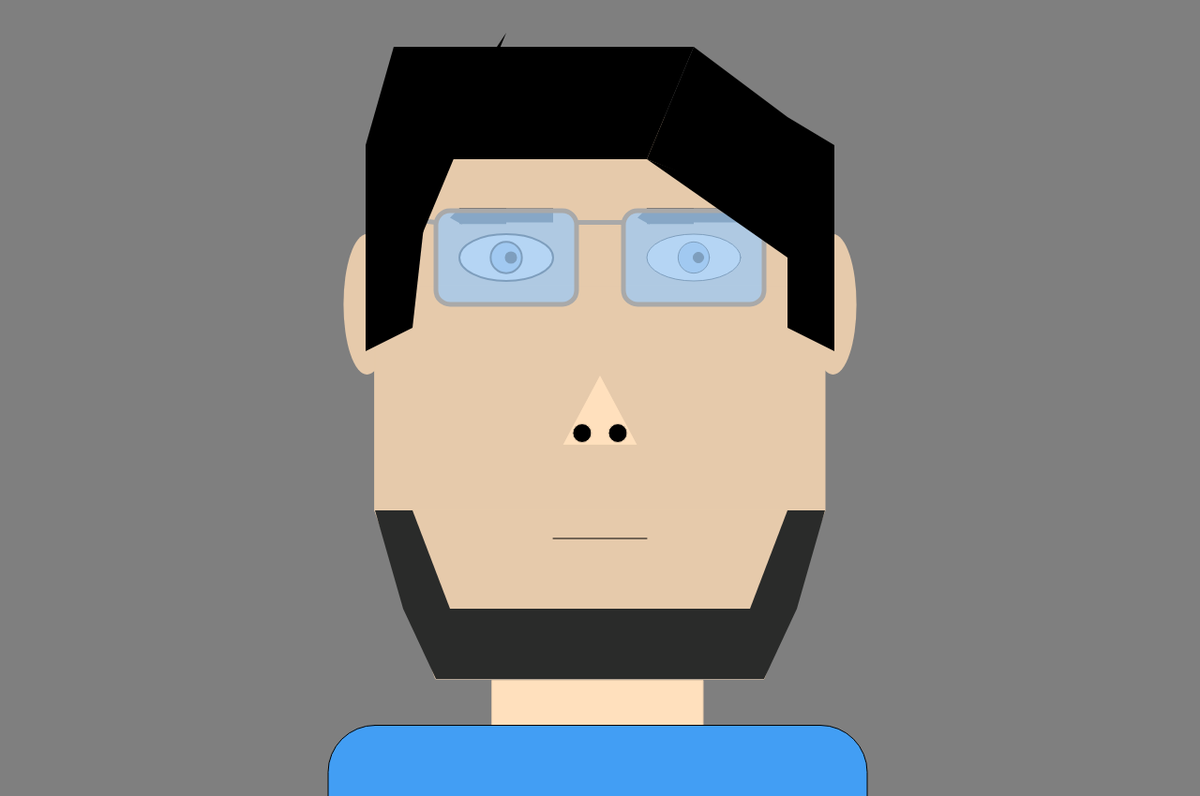
Frame 1 (no input)
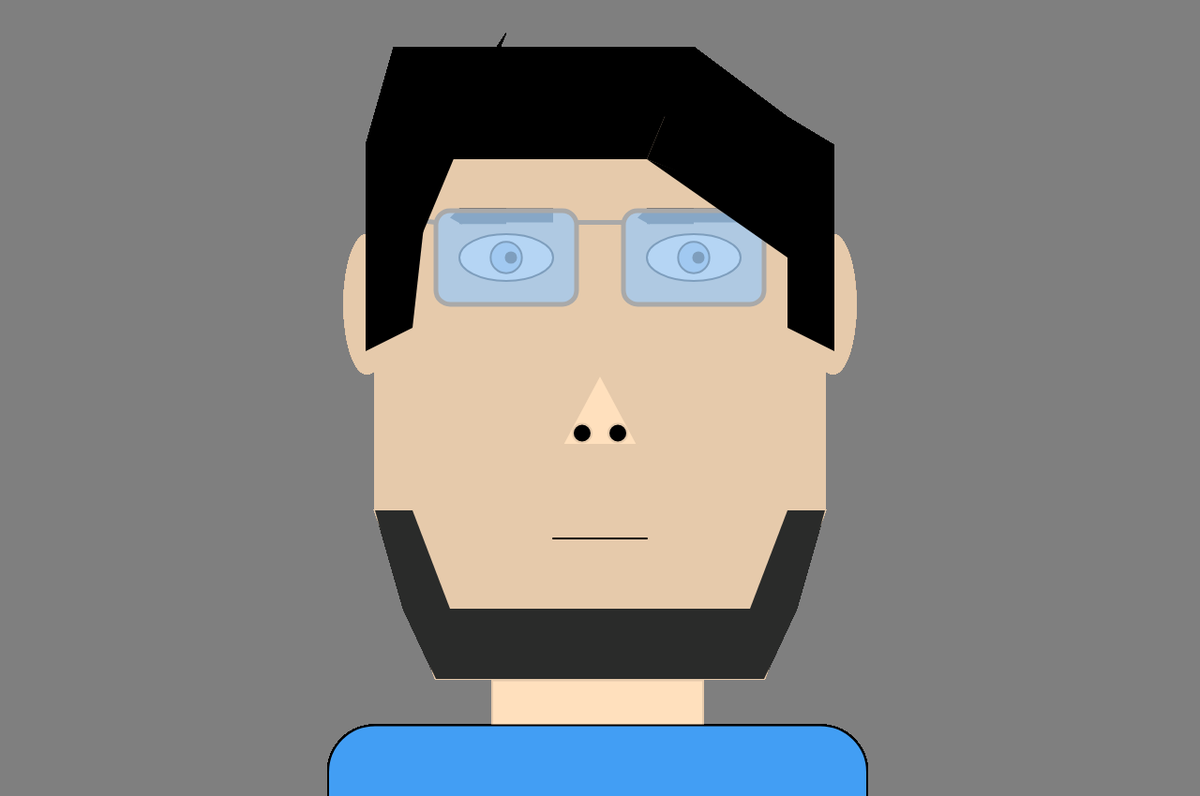
Frame 60 (no input)
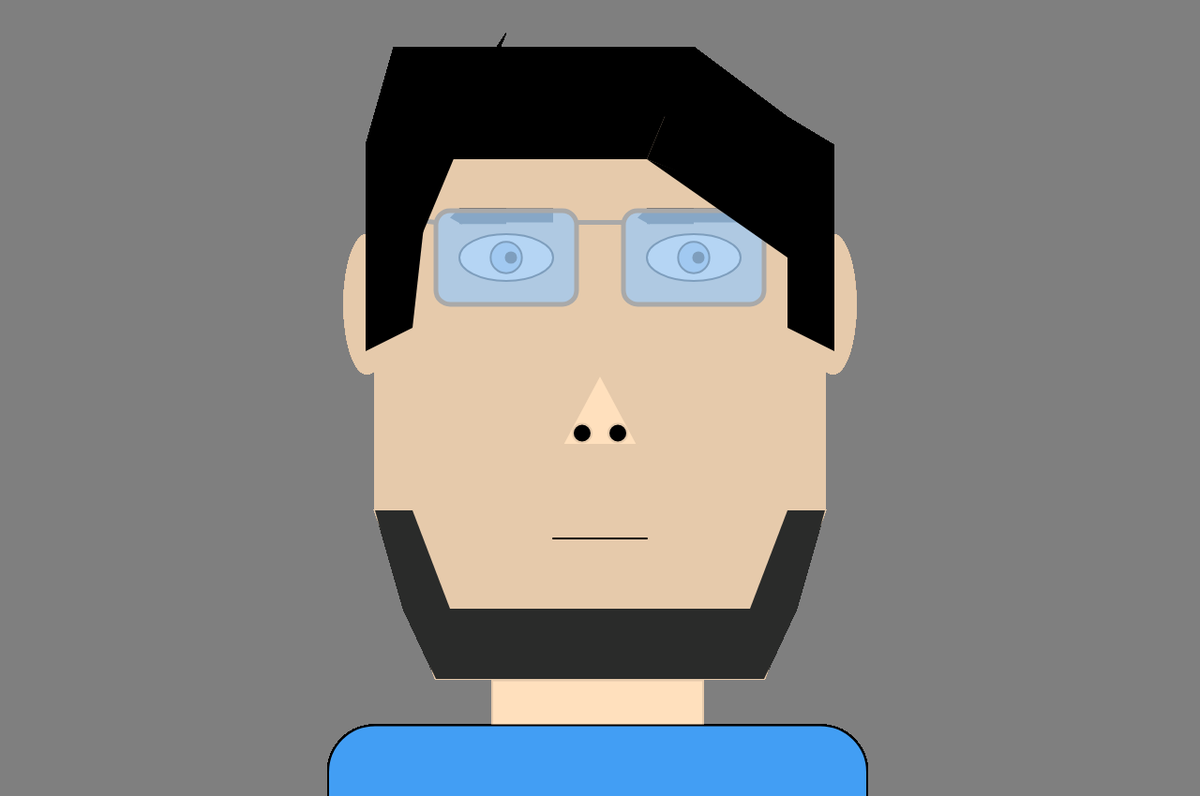
Frame 120 (the mouse pressed at the canvas centre since frame 60)

The p5.js sketch that drew these frames (run headless with seeded random() and noise() and a simulated clock; from frame 60 on, the mouse is pressed at the canvas centre):

// p5.js sketch
// ── sketch.js
//This sketch.js file is the group version. Group members: Abdol, Charlie, Matt, and Tina.

//Group tips and notes:
  //MAKE COMMENTS TO TALK @Tina -Put your name after a comment so we know who it is @charlie
  //The face will be male. It will be based on two trapezoids and a rectangle.
  /*tip: use the center of the canvas as a reference point. It makes it easier
  to scale shapes. Start with width/2 or height/2 and go from there.*/

let Facewidth = 100;
let Faceheight = 150;

function setup() {
  createCanvas(1280,850);
  background(127);
}

function draw() {
  drawEars();
  drawFace();
  drawNose();
  drawNeck();
  drawBeard();



  /*------------------draw the eyebrows ABDOL--------*/
  let x=width/2-Facewidth*1.5;
  let y=height/2-Faceheight*1.35;

  drawBrows(x,y);

  x=width/2+Facewidth/2;
  drawBrows(x,y);
  drawMouth();


  /*----------Draw the eyes=@Abdol + Glasses by Charlie-----------*/
  x=width/2+Facewidth;
  y=height/2-Faceheight;
  let z=-1; /*this Z value will make the drawGlasses function draw the glasses'
  two "arms" in opposite directions, instead of in the same direction @Charlie*/

  drawEye(x,y);
  drawGlasses(x,y,z);

  x=width/2-Facewidth;
  y=height/2-Faceheight;
  z=1;
  drawEye(x,y);
  drawGlasses(x,y,z);

  /*------------------Draw hair @Abdol-------------*/
  drawHair();

}


/*--------------------------------/Functions/-----------------------*/
function drawGlasses(newX,newY,newZ){
//Glasses and frame by Charlie
  stroke(169,169,169);
  strokeWeight(5); //create an outline that looks like a lens-holder thing

  line(newX+newZ*Facewidth*0.75,newY-Faceheight/4,newX+newZ*Facewidth*1.2,newY-Faceheight/4);
  /*This code draws a line connecting the two lenses. Technically, this line of code isn't
  needed here "drawGlasses" will draw the line twice, but I wanted to bundle this line
  with the rest of the glasses-related code @Charlie*/

  fill(161,202,241,200); //4th number adjusts transparency of lenses
  rectMode(CENTER);
  rect(newX,newY,Facewidth*1.5,Faceheight/1.5, 15, 15, 15, 15); //glass lenses: last 4 numbers make them round
  line(newX-newZ*Facewidth*0.75,newY-Faceheight/4,newX-newZ*Facewidth*1.2,newY-Faceheight/3.5);
  //the line above draws the 2 long "arms" of the glasses. newZ changes the direction the arms start and end at.

  //The next 4 lines set stroke/rectmode/fill back to their defaults, to avoid messing up others' shapes
  strokeWeight(2);
  rectMode(CORNER);
  fill(0);
  stroke(0,0,0,0);
}

//Draw the eyes Function @Abdol
function drawEye(newX,newY){
  stroke(0);
  fill(255);
  ellipseMode(CENTER);
  ellipse(newX,newY,Facewidth,Facewidth/2);
  fill(161, 202, 241);
  ellipse(newX,newY,Facewidth/3,Facewidth/3);
  fill(0);
  ellipse(newX+5,newY,Facewidth/9,Facewidth/9);
}

function drawFace(){
//Draw the head. Has the ability to scale. @Charlie
  fill(255,224,189);
  stroke(230,202,171);
  fill(230,202,171);
  //the code below draws the upper face: bottom left corner, bottom right, top right, and finally top left
  quad(width/2-Facewidth*2.4,height/2-Faceheight/1.25, width/2+Facewidth*2.4,height/2-Faceheight/1.25, width/2+Facewidth*1.75,height/2-Faceheight*2, width/2-Facewidth*1.75,height/2-Faceheight*2);
  //the code below draws the midlde face: top left corner, top right, bottom right, and finally bottom left
  quad(width/2-Facewidth*2.4,height/2-Faceheight/1.25, width/2+Facewidth*2.4,height/2-Faceheight/1.25, width/2+Facewidth*2.4,height/2+Faceheight/1.25, width/2-Facewidth*2.4,height/2+Faceheight/1.25);
  //the code below draws the chin: top left, top right, bottom right, and finally bottom left
  quad(width/2-Facewidth*2.4,height/2+Faceheight/1.25, width/2+Facewidth*2.4,height/2+Faceheight/1.25, width/2+Facewidth*1.75,height/2+Faceheight*2, width/2-Facewidth*1.75,height/2+Faceheight*2);
}

function drawNose(){
//Draw the nose @Matt
  fill(255,224,189);
  triangle(width/2-Facewidth/2.5,height/2+Faceheight/3,width/2,height/2-Faceheight/6,width/2+Facewidth/2.5,height/2+Faceheight/3);
  fill(0);
  ellipse(width/2-Facewidth/5.25,height/2+Faceheight/4,Facewidth/5,Facewidth/5);
  ellipse(width/2+Facewidth/5.25,height/2+Faceheight/4,Facewidth/5,Facewidth/5);
}

// Draw the eyebrows Function @ Abdol
function drawBrows(newX,newY){
rect(newX,newY,Facewidth,Facewidth/6.66);
triangle(newX,newY,newX-Facewidth/10,newY+Facewidth/10,newX+Facewidth/35,newY+Facewidth/5.8);
rect(newX,newY,Facewidth/2,Facewidth/6);

}

function drawNeck(){
//draw the neck and shoulders @Matt
  fill(255,224,189)
  rect(width/2-Facewidth*1.15,height/2+Faceheight*2.01,Facewidth*2.25,Faceheight/3);
  stroke(0);
  fill(66, 158, 244)
  rect(width/2-Facewidth*2.90,height/2+Faceheight*2.33,Facewidth*5.75,Faceheight/1.5, 50, 50, 0, 0);
}


/*-----------------------Draw Hair Function @ABDOL--------------*/
function drawHair(){
  noStroke();
  fill(0);
  quad(width/2-Facewidth*1.75,height/2-Faceheight*2,width/2-Facewidth*2,height/2-Faceheight/2,width/2-Facewidth*2.5,height/2-Faceheight/3,width/2-Facewidth*2.5,height/2-Faceheight*1.8);
  quad(width/2-Facewidth*2.5,height/2-Faceheight*1.8,width/2-Facewidth*1.75,height/2-Faceheight*1.6,width/2-Facewidth*1.1,height/2-Faceheight*2.5,width/2-Facewidth*2.2,height/2-Faceheight*2.5);
  quad(width/2+Facewidth,height/2-Faceheight*2.5,width/2+Facewidth/2,height/2-Faceheight*1.7,width/2-Facewidth*1.75,height/2-Faceheight*1.7,width/2-Facewidth*2.2,height/2-Faceheight*2.5);
  quad(width/2+Facewidth,height/2-Faceheight*2.5,width/2+Facewidth/2,height/2-Faceheight*1.7,width/2+Facewidth*2,height/2-Faceheight*1.3,width/2+Facewidth*2,height/2-Faceheight*2);
  quad(width/2+Facewidth*2,height/2-Faceheight*2,width/2+Facewidth*2,height/2-Faceheight/2,width/2+Facewidth*2.5,height/2-Faceheight/3,width/2+Facewidth*2.5,height/2-Faceheight*1.8);
  triangle(width/2+Facewidth/2,height/2-Faceheight*1.7,width/2+Facewidth*2,height/2-Faceheight,width/2+Facewidth*2.5,height/2-Faceheight*1.2);
  triangle(width/2-Facewidth*2,height/2-Faceheight*1.6,width/2-Facewidth*2,height/2-Faceheight,width/2-Facewidth/1,height/2-Faceheight*2.6);
}

/*--------------Draw Mouth---------*/
// @Tina
function drawMouth(){
  stroke(0);
  line(width/2-Facewidth/2,height/2+Faceheight,width/2+Facewidth/2,height/2+Faceheight);

}


/*----------Draw Facial Hair @Abdol, Matt------*/
function drawBeard(){
  noStroke();
  fill(42, 43, 42);
  //beard: top left, top right, bottom right, and finally bottom left
  quad(width/2-Facewidth*2.1,height/2+Faceheight*1.5, width/2+Facewidth*2.1,height/2+Faceheight*1.5, width/2+Facewidth*1.75,height/2+Faceheight*2, width/2-Facewidth*1.75,height/2+Faceheight*2);
  quad(width/2-Facewidth*1.6,height/2+Faceheight*1.5, width/2-Facewidth*2.1,height/2+Faceheight*1.5,width/2-Facewidth*2.4,height/2+Faceheight/1.25,width/2-Facewidth*2,height/2+Faceheight/1.25);
  quad(width/2+Facewidth*1.6,height/2+Faceheight*1.5, width/2+Facewidth*2.1,height/2+Faceheight*1.5,width/2+Facewidth*2.4,height/2+Faceheight/1.25,width/2+Facewidth*2,height/2+Faceheight/1.25);

}

//draw the ears @tina
function drawEars(){
  noStroke();
  fill(230,202,171);
  ellipse(width/4+Facewidth/1.4,height/2-Facewidth,Facewidth/2,Faceheight/2+Faceheight/2);
  ellipse(width*3/4-Facewidth/1.4,height/2-Facewidth,Facewidth/2,Faceheight/2+Faceheight/2);
}
